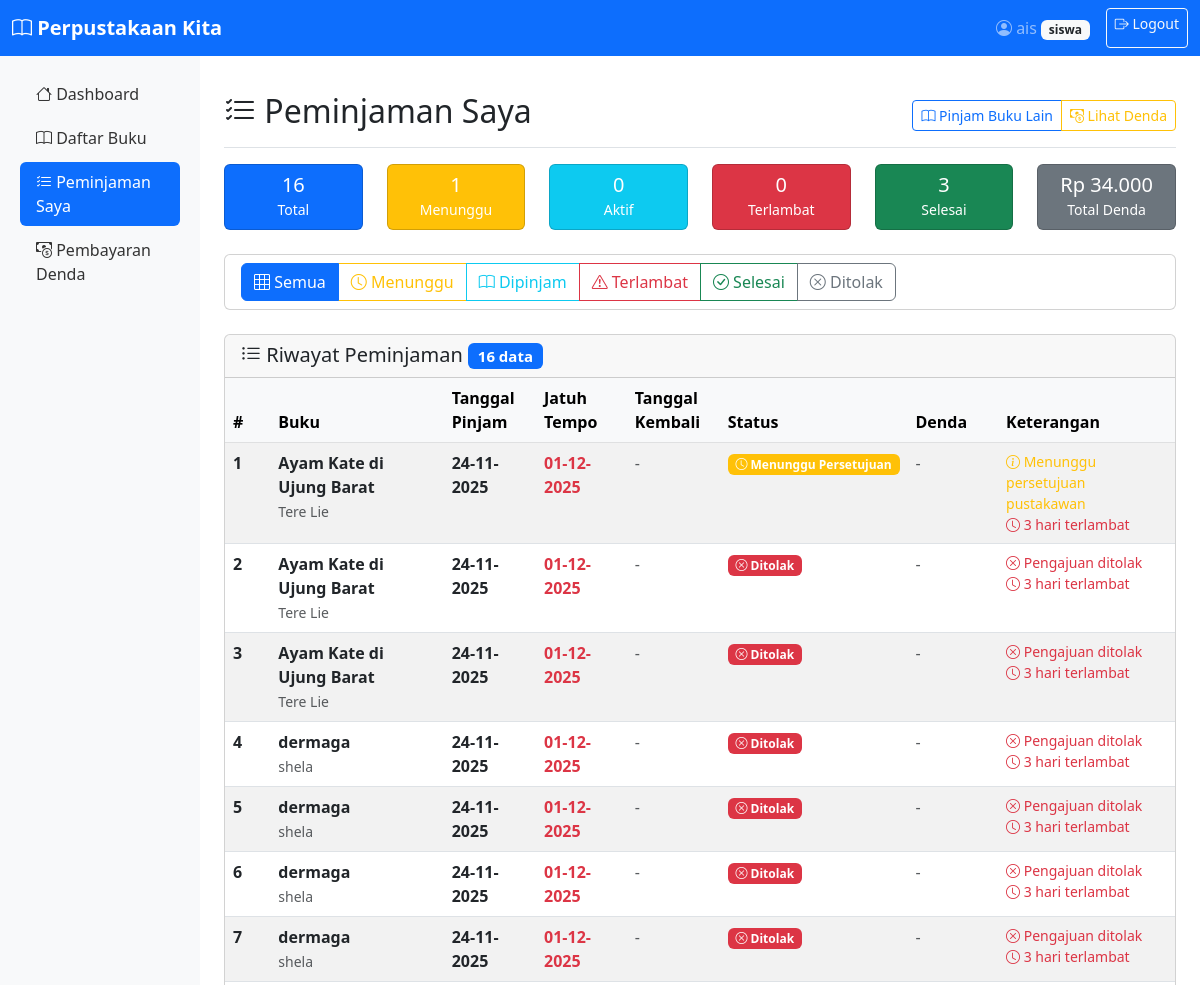
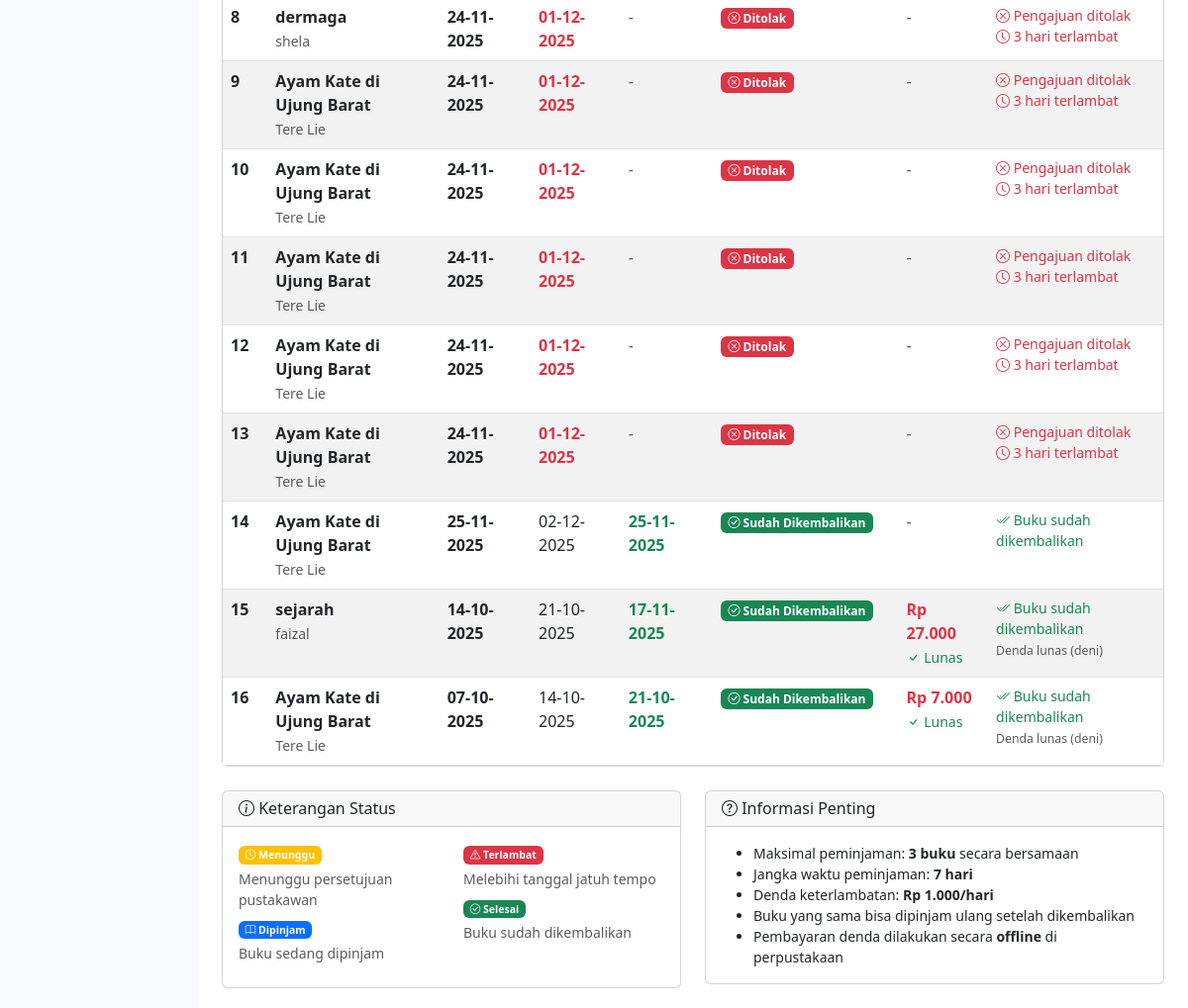
Screenshot of /peminjaman_saya.php (signed in) with the database file from the repository (2 pictures, top to bottom).
### tables this page shows
CREATE TABLE IF NOT EXISTS `peminjaman` (
  `id` int NOT NULL AUTO_INCREMENT,
  `user_id` int NOT NULL,
  `buku_id` int NOT NULL,
  `tanggal_pinjam` date NOT NULL,
  `tanggal_jatuh_tempo` date NOT NULL,
  `tanggal_kembali` date DEFAULT NULL,
  `status` enum('dipinjam','dikembalikan','terlambat') DEFAULT 'dipinjam',
  `status_peminjaman` enum('menunggu','disetujui','ditolak') DEFAULT 'menunggu',
  `denda` decimal(10,2) DEFAULT '0.00',
  `approved_by` int DEFAULT NULL,
  `created_at` timestamp NULL DEFAULT CURRENT_TIMESTAMP,
  `updated_at` timestamp NULL DEFAULT CURRENT_TIMESTAMP ON UPDATE CURRENT_TIMESTAMP,
  `status_bayar_denda` enum('belum_bayar','lunas') DEFAULT 'belum_bayar',
  `jumlah_bayar_denda` decimal(10,2) DEFAULT NULL,
  `tanggal_bayar_denda` date DEFAULT NULL,
  `verified_by_denda` int DEFAULT NULL,
  PRIMARY KEY (`id`),
  KEY `user_id` (`user_id`),
  KEY `buku_id` (`buku_id`),
  KEY `approved_by` (`approved_by`),
  KEY `verified_by_denda` (`verified_by_denda`),
  CONSTRAINT `peminjaman_ibfk_1` FOREIGN KEY (`user_id`) REFERENCES `users` (`id`) ON DELETE CASCADE,
  CONSTRAINT `peminjaman_ibfk_2` FOREIGN KEY (`buku_id`) REFERENCES `buku` (`id`) ON DELETE CASCADE,
  CONSTRAINT `peminjaman_ibfk_3` FOREIGN KEY (`approved_by`) REFERENCES `users` (`id`) ON DELETE SET NULL,
  CONSTRAINT `peminjaman_ibfk_4` FOREIGN KEY (`verified_by_denda`) REFERENCES `users` (`id`)
);

CREATE TABLE IF NOT EXISTS `buku` (
  `id` int NOT NULL AUTO_INCREMENT,
  `judul` varchar(255) NOT NULL,
  `penulis` varchar(100) NOT NULL,
  `tahun_terbit` year DEFAULT NULL,
  `kategori_id` int DEFAULT NULL,
  `isbn` varchar(20) DEFAULT NULL,
  `stok` int DEFAULT '0',
  `deskripsi` text,
  `created_at` timestamp NULL DEFAULT CURRENT_TIMESTAMP,
  `updated_at` timestamp NULL DEFAULT CURRENT_TIMESTAMP ON UPDATE CURRENT_TIMESTAMP,
  PRIMARY KEY (`id`),
  KEY `kategori_id` (`kategori_id`),
  CONSTRAINT `buku_ibfk_1` FOREIGN KEY (`kategori_id`) REFERENCES `kategori` (`id`) ON DELETE SET NULL
);

### peminjaman_saya.php (the view, shortened to what the rows shown need)
<?php
require_once 'functions.php';
$conn = mysqli_connect($host, $username, $password, $dbname);
$user_id = $_SESSION['user_id'];
$where = "WHERE p.user_id = '$user_id'";
$sql = "SELECT p.*, b.judul, b.penulis,
               (SELECT nama FROM users WHERE id = p.approved_by) as approved_by_name,
               (SELECT nama FROM users WHERE id = p.verified_by_denda) as verified_denda_by
        FROM peminjaman p
        JOIN buku b ON p.buku_id = b.id
        $where
        ORDER BY
            CASE
                WHEN p.status = 'terlambat' THEN 1
                WHEN p.status = 'dipinjam' THEN 2
                WHEN p.status_peminjaman = 'menunggu' THEN 3
                WHEN p.status_peminjaman = 'disetujui' THEN 4
                WHEN p.status = 'dikembalikan' THEN 5
                ELSE 6
            END,
            p.created_at DESC";
$result = mysqli_query($conn, $sql);
$peminjaman = mysqli_fetch_all($result, MYSQLI_ASSOC);
?>
<?php include 'header.php'; ?>
<div class="d-flex justify-content-between flex-wrap flex-md-nowrap align-items-center pt-3 pb-2 mb-3 border-bottom">
    <h1 class="h2">
        <i class="bi bi-list-check"></i> Peminjaman Saya
    </h1>
</div>
<div class="card">
    <div class="card-body p-0">
        <div class="table-responsive">
            <table class="table table-striped table-hover mb-0">
                <thead class="table-light">
                    <tr>
                        <th width="5%">#</th>
                        <th width="20%">Buku</th>
                        <th width="10%">Tanggal Pinjam</th>
                        <th width="10%">Jatuh Tempo</th>
                        <th width="10%">Tanggal Kembali</th>
                        <th width="15%">Status</th>
                        <th width="10%">Denda</th>
                        <th width="20%">Keterangan</th>
                    </tr>
                </thead>
                <tbody>
                    <?php if (empty($peminjaman)): ?>
                    <tr>
                        <td colspan="8" class="text-center py-5">
                            <div class="text-muted">
                                <i class="bi bi-inbox" style="font-size: 3rem;"></i>
                                <p class="mt-3">Tidak ada data peminjaman</p>
                                <a href="buku.php" class="btn btn-primary mt-2">
                                    <i class="bi bi-book"></i> Pinjam Buku Sekarang
                                </a>
                            </div>
                        </td>
                    </tr>
                    <?php else: ?>
                        <?php foreach ($peminjaman as $index => $p): ?>
                        <tr>
                            <td class="fw-bold"><?php echo $index + 1; ?></td>
                            <td>
                                <div>
                                    <strong class="d-block"><?php echo htmlspecialchars($p['judul']); ?></strong>
                                    <small class="text-muted"><?php echo htmlspecialchars($p['penulis']); ?></small>
                                </div>
                            </td>
                            <td>
                                <span class="fw-semibold"><?php echo formatDate($p['tanggal_pinjam']); ?></span>
                            </td>
                            <td>
                                <?php
                                $is_terlambat = checkTerlambat($p['tanggal_jatuh_tempo']) && $p['status'] !== 'dikembalikan';
                                $class_terlambat = $is_terlambat ? 'text-danger fw-bold' : '';
                                ?>
                                <span class="<?php echo $class_terlambat; ?>">
                                    <?php echo formatDate($p['tanggal_jatuh_tempo']); ?>
                                </span>
                            </td>
                            <td>
                                <?php if ($p['tanggal_kembali']): ?>
                                <span class="text-success fw-semibold"><?php echo formatDate($p['tanggal_kembali']); ?></span>
                                <?php else: ?>
                                <span class="text-muted">-</span>
                                <?php endif; ?>
                            </td>
                            <td>
                                <?php
                                $badge_class = '';
                                $status_text = '';
                                $icon = '';
                                if ($p['status_peminjaman'] === 'menunggu') {
                                    $badge_class = 'bg-warning';
                                    $status_text = 'Menunggu Persetujuan';
                                    $icon = 'bi-clock';
                                } elseif ($p['status_peminjaman'] === 'ditolak') {
                                    $badge_class = 'bg-danger';
                                    $status_text = 'Ditolak';
                                    $icon = 'bi-x-circle';
                                } elseif ($p['status'] === 'dipinjam') {
                                    $badge_class = 'bg-primary';
                                    $status_text = 'Sedang Dipinjam';
                                    $icon = 'bi-book';
                                } elseif ($p['status'] === 'terlambat') {
                                    $badge_class = 'bg-danger';
                                    $status_text = 'Terlambat';
                                    $icon = 'bi-exclamation-triangle';
                                } elseif ($p['status'] === 'dikembalikan') {
                                    $badge_class = 'bg-success';
                                    $status_text = 'Sudah Dikembalikan';
                                    $icon = 'bi-check-circle';
                                } else {
                                    $badge_class = 'bg-secondary';
                                    $status_text = $p['status'];
                                    $icon = 'bi-question-circle';
                                }
                                ?>
                                <span class="badge <?php echo $badge_class; ?>">
                                    <i class="bi <?php echo $icon; ?>"></i> <?php echo $status_text; ?>
                                </span>
                            </td>
                            <td>
                                <?php if ($p['denda'] > 0): ?>
                                <div>
                                    <span class="text-danger fw-bold">Rp <?php echo number_format($p['denda'], 0, ',', '.'); ?></span>
                                    <?php if ($p['status_bayar_denda'] === 'lunas'): ?>
                                    <br><small class="text-success"><i class="bi bi-check"></i> Lunas</small>
                                    <?php else: ?>
                                    <br><small class="text-warning"><i class="bi bi-clock"></i> Belum Bayar</small>
                                    <?php endif; ?>
                                </div>
                                <?php else: ?>
                                <span class="text-muted">-</span>
                                <?php endif; ?>
                            </td>
                            <td>
                                <div class="small">
                                    <?php if ($p['status_peminjaman'] === 'menunggu'): ?>
                                    <span class="text-warning">
                                        <i class="bi bi-info-circle"></i> Menunggu persetujuan pustakawan
                                    </span>
                                    <?php elseif ($p['status_peminjaman'] === 'ditolak'): ?>
                                    <span class="text-danger">
                                        <i class="bi bi-x-circle"></i> Pengajuan ditolak
                                    </span>
                                    <?php elseif ($p['status'] === 'dikembalikan'): ?>
                                    <span class="text-success">
                                        <i class="bi bi-check2-all"></i> Buku sudah dikembalikan
                                    </span>
                                    <?php if ($p['status_bayar_denda'] === 'lunas' && $p['verified_denda_by']): ?>
                                    <br><small class="text-muted">Denda lunas (<?php echo $p['verified_denda_by']; ?>)</small>
                                    <?php endif; ?>
                                    <?php endif; ?>
                                    <?php if ($is_terlambat && $p['status'] !== 'dikembalikan'): ?>
                                    <br><span class="text-danger">
                                        <i class="bi bi-clock"></i>
                                        <?php
                                        $hari_terlambat = floor((time() - strtotime($p['tanggal_jatuh_tempo'])) / (60 * 60 * 24));
                                        echo $hari_terlambat . ' hari terlambat';
                                        ?>
                                    </span>
                                    <?php endif; ?>
                                </div>
                            </td>
                        </tr>
                        <?php endforeach; ?>
                    <?php endif; ?>
                </tbody>
            </table>
        </div>
    </div>
</div>
<?php
include 'footer.php';
?>

### rows the page displays
peminjaman: buku.judul "Ayam Kate di Ujung Barat", buku.penulis "Tere Lie", tanggal_pinjam "24-11-2025", tanggal_jatuh_tempo "01-12-2025", status_peminjaman "Menunggu Persetujuan", shows "Menunggu persetujuan pustakawan", tanggal_jatuh_tempo "3"
peminjaman: buku.judul "Ayam Kate di Ujung Barat", buku.penulis "Tere Lie", tanggal_pinjam "24-11-2025", tanggal_jatuh_tempo "01-12-2025", status_peminjaman "Ditolak", shows "Pengajuan ditolak", tanggal_jatuh_tempo "3"
peminjaman: buku.judul "Ayam Kate di Ujung Barat", buku.penulis "Tere Lie", tanggal_pinjam "24-11-2025", tanggal_jatuh_tempo "01-12-2025", status_peminjaman "Ditolak", shows "Pengajuan ditolak", tanggal_jatuh_tempo "3"
peminjaman: buku.judul "dermaga", buku.penulis "shela", tanggal_pinjam "24-11-2025", tanggal_jatuh_tempo "01-12-2025", status_peminjaman "Ditolak", shows "Pengajuan ditolak", tanggal_jatuh_tempo "3"
peminjaman: buku.judul "dermaga", buku.penulis "shela", tanggal_pinjam "24-11-2025", tanggal_jatuh_tempo "01-12-2025", status_peminjaman "Ditolak", shows "Pengajuan ditolak", tanggal_jatuh_tempo "3"
peminjaman: buku.judul "dermaga", buku.penulis "shela", tanggal_pinjam "24-11-2025", tanggal_jatuh_tempo "01-12-2025", status_peminjaman "Ditolak", shows "Pengajuan ditolak", tanggal_jatuh_tempo "3"
peminjaman: buku.judul "dermaga", buku.penulis "shela", tanggal_pinjam "24-11-2025", tanggal_jatuh_tempo "01-12-2025", status_peminjaman "Ditolak", shows "Pengajuan ditolak", tanggal_jatuh_tempo "3"
peminjaman: buku.judul "dermaga", buku.penulis "shela", tanggal_pinjam "24-11-2025", tanggal_jatuh_tempo "01-12-2025", status_peminjaman "Ditolak", shows "Pengajuan ditolak", tanggal_jatuh_tempo "3"
peminjaman: buku.judul "Ayam Kate di Ujung Barat", buku.penulis "Tere Lie", tanggal_pinjam "24-11-2025", tanggal_jatuh_tempo "01-12-2025", status_peminjaman "Ditolak", shows "Pengajuan ditolak", tanggal_jatuh_tempo "3"
peminjaman: buku.judul "Ayam Kate di Ujung Barat", buku.penulis "Tere Lie", tanggal_pinjam "24-11-2025", tanggal_jatuh_tempo "01-12-2025", status_peminjaman "Ditolak", shows "Pengajuan ditolak", tanggal_jatuh_tempo "3"
peminjaman: buku.judul "Ayam Kate di Ujung Barat", buku.penulis "Tere Lie", tanggal_pinjam "24-11-2025", tanggal_jatuh_tempo "01-12-2025", status_peminjaman "Ditolak", shows "Pengajuan ditolak", tanggal_jatuh_tempo "3"
peminjaman: buku.judul "Ayam Kate di Ujung Barat", buku.penulis "Tere Lie", tanggal_pinjam "24-11-2025", tanggal_jatuh_tempo "01-12-2025", status_peminjaman "Ditolak", shows "Pengajuan ditolak", tanggal_jatuh_tempo "3"
peminjaman: buku.judul "Ayam Kate di Ujung Barat", buku.penulis "Tere Lie", tanggal_pinjam "24-11-2025", tanggal_jatuh_tempo "01-12-2025", status_peminjaman "Ditolak", shows "Pengajuan ditolak", tanggal_jatuh_tempo "3"
peminjaman: buku.judul "Ayam Kate di Ujung Barat", buku.penulis "Tere Lie", tanggal_pinjam "25-11-2025", tanggal_jatuh_tempo "02-12-2025", tanggal_kembali "25-11-2025", status_text "Sudah Dikembalikan", shows "Buku sudah dikembalikan"
peminjaman: buku.judul "sejarah", buku.penulis "faizal", tanggal_pinjam "14-10-2025", tanggal_jatuh_tempo "21-10-2025", tanggal_kembali "17-11-2025", status_text "Sudah Dikembalikan", denda "27.000", status_bayar_denda "lunas" (drawn), verified_denda_by "deni"
peminjaman: buku.judul "Ayam Kate di Ujung Barat", buku.penulis "Tere Lie", tanggal_pinjam "07-10-2025", tanggal_jatuh_tempo "14-10-2025", tanggal_kembali "21-10-2025", status_text "Sudah Dikembalikan", denda "7.000", status_bayar_denda "lunas" (drawn), verified_denda_by "deni"

### other values shown
$_SESSION['nama'] "ais"
$_SESSION['role'] "siswa"
$stats['total'] "16"
$stats['menunggu'] "1"
$stats['aktif'] "0"
$stats['terlambat'] "0"
$stats['dikembalikan'] "3"
$stats['total_denda'] "34.000"
count($peminjaman) "16"
